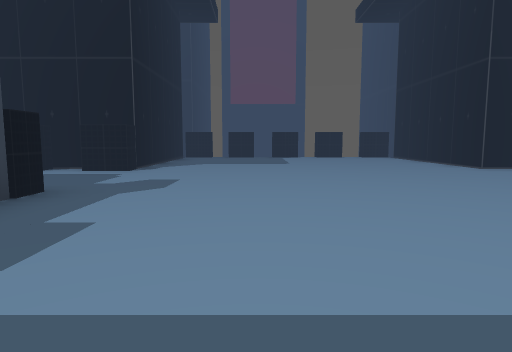
View 1 (above)

24 first-person views from a walk through a Unity game level. The camera is 1.3 m above the floor, tilts 6° down and sees 75° across. The floor is counted in squares, 2 m on a side. Each view is taken from the middle of a square. On the plan, view 1 faces up. The plan holds only what a view shows up to about 10 squares ahead; the rest is blank. The place goes on beyond the plan. Some animated figures are left out.

View 2
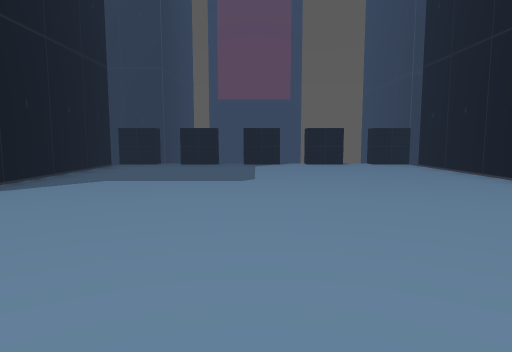

View 3
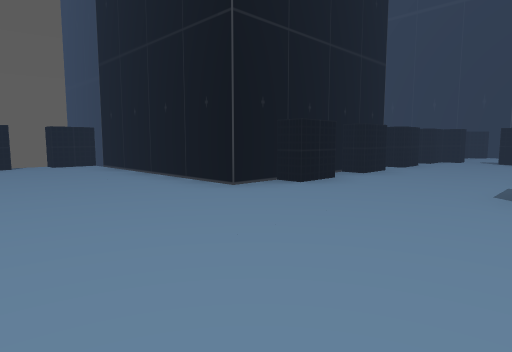

View 4
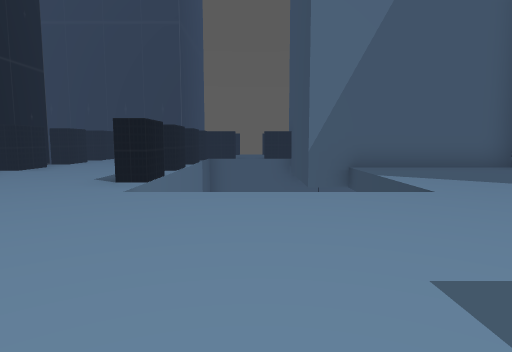

View 5
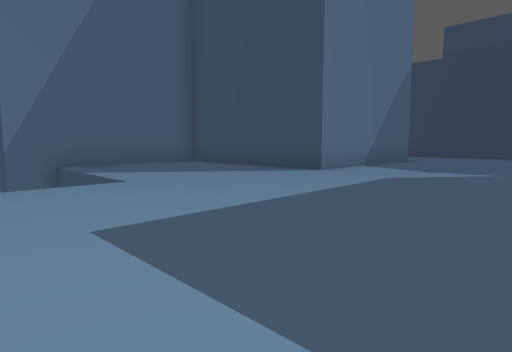

View 6
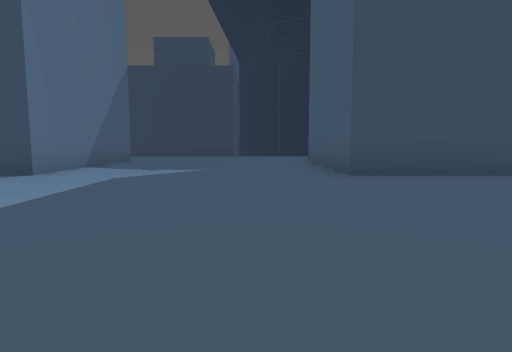

View 7
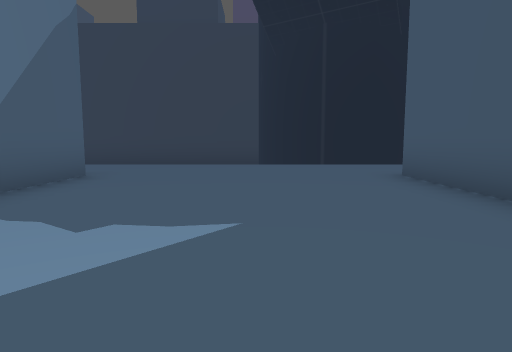

View 8
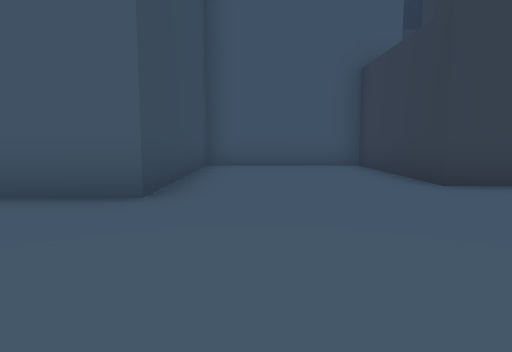

View 9
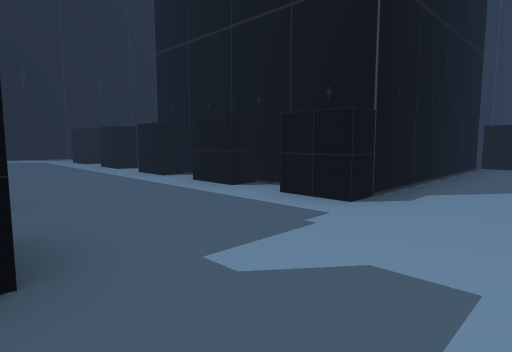

View 10
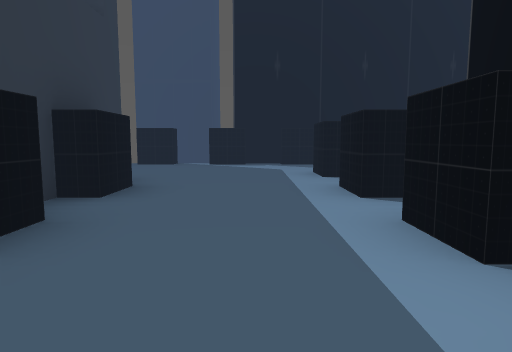

View 11
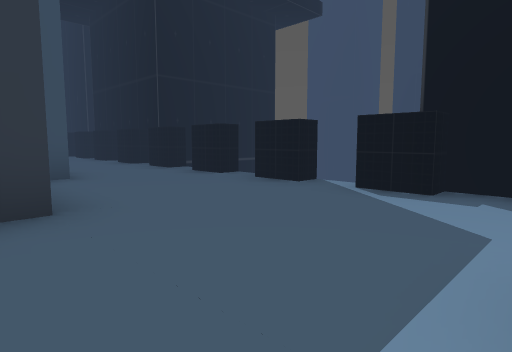

View 12
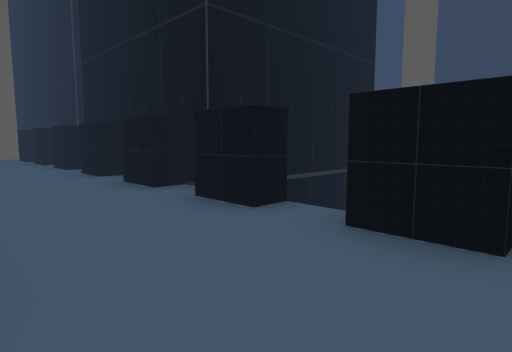

View 13
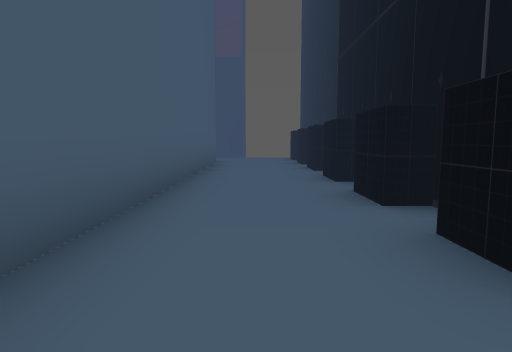

View 14
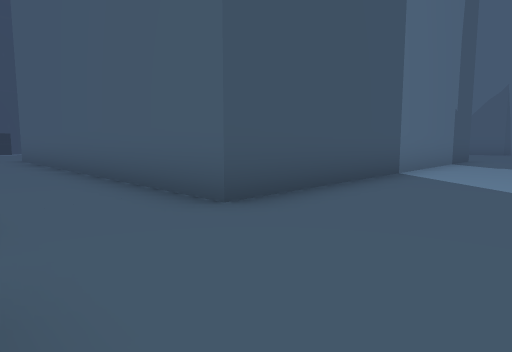

View 15
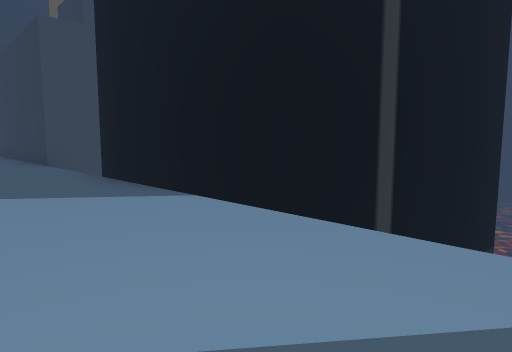

View 16
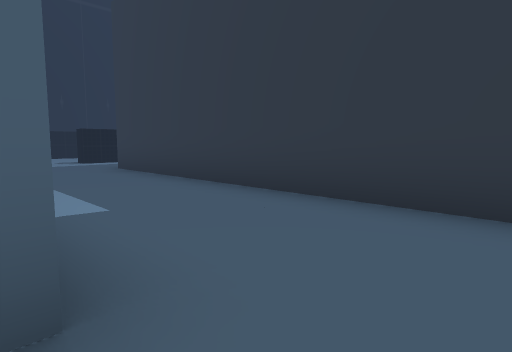

View 17
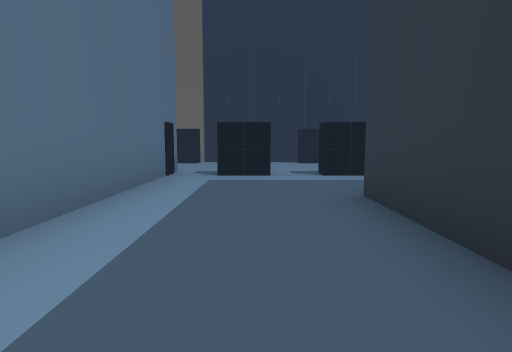

View 18
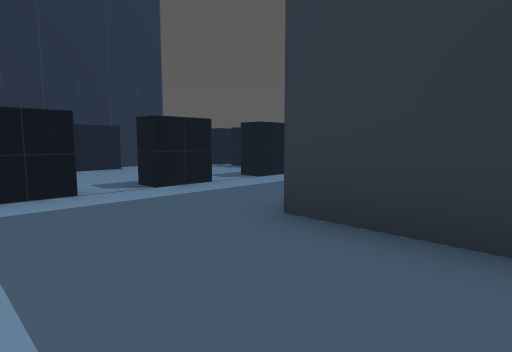

View 19
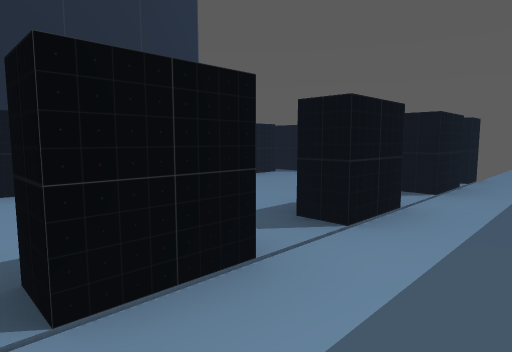

View 20
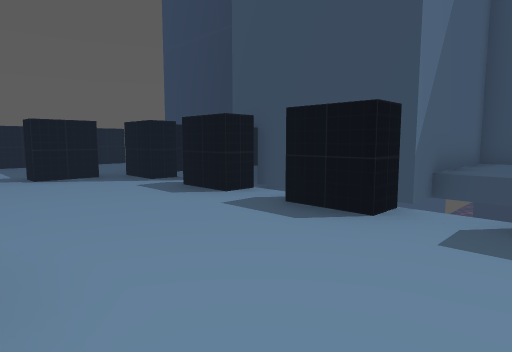

View 21
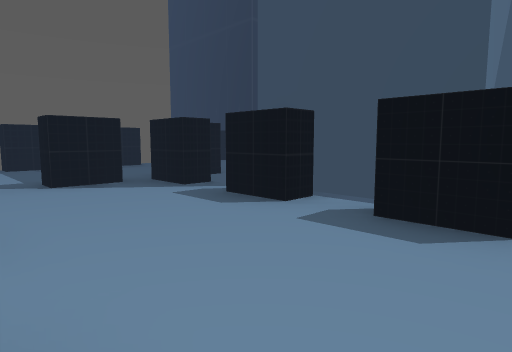

View 22
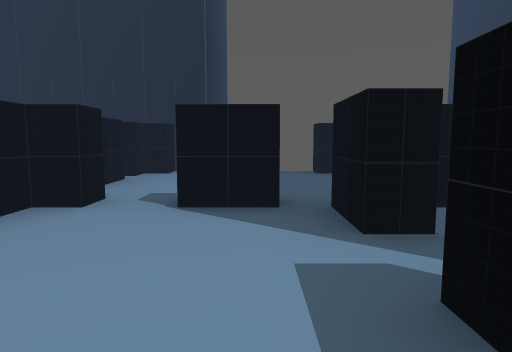

View 23
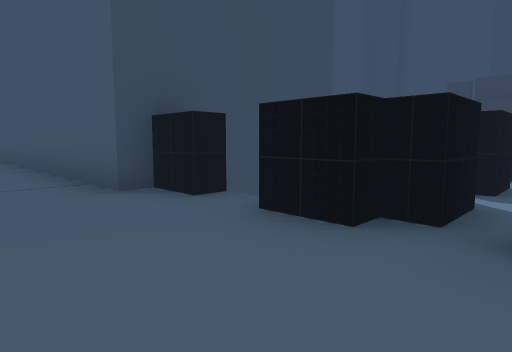

View 24
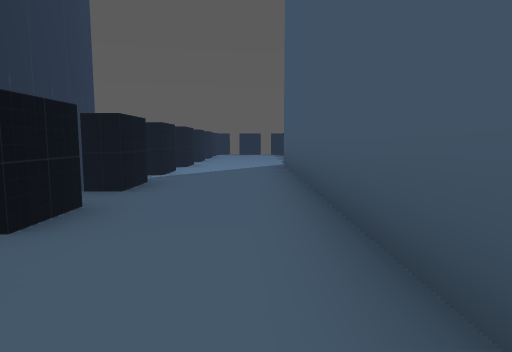

### Floor plan
Key: @ floor where view 1 was taken; # wall or solid block; x gap in a wall; . floor; v drop or lower ground.
Columns run from 17 left of view 1 to 17 right of it. Each row starts with its distance up from view 1.
 14                xx #v#vx
 13               x........
 12               #........#
 11               #........#
 10               #........#
  9               #........#
  8   #  xv x######........#####x # xx
  7   #............................#..#
  6   #................................
  5   #...........................#...#
  4    .....#.#  .#.........#.#.#.#....
  3   x....##      ........       x...#
  2    ....        ........       v...
  1   x....       #........   vvvv#...
  0    ...#   #####..@.....vvvx   ##.
 -1   x...#   #................#   #..
 -2 ###...#   #................#   #...
 -3   #...#   #................#   #..#
 -4   #...#   #................#   #...
 -5   #...#   ######......######   #..#
 -6   #...#        #......#        #...
 -7   #...#        #......#        #..#
 -8    ...#        #......#        #...
 -9   x...##########......#   ######..#
-10    ...........................##...
-11    ............................x..#
-12    ............................#...
-13            ###### ###########..x..#
-14           ##      #          ..#...
-15          v#                   .#..#
-16          ##                   .##.x
-17          #

Positions as (right, up) in squares from view 1, and headings:
1: (0, 0), facing up
2: (1, 4), facing up
3: (2, 4), facing up-right
4: (1, 2), facing right
5: (0, 2), facing down-right
6: (0, 2), facing down
7: (1, -3), facing down
8: (2, -3), facing left
9: (-1, 4), facing up-left
10: (-5, 6), facing left
11: (-10, 7), facing down-left
12: (-12, 2), facing down-left
13: (-13, 1), facing down
14: (-14, -12), facing up-right
15: (-9, -10), facing down-right
16: (3, -9), facing down-right
17: (7, -11), facing right
18: (9, -10), facing down-right
19: (12, -10), facing down-right
20: (7, 7), facing down-right
21: (8, 7), facing down-right
22: (10, 5), facing right
23: (16, 5), facing down-left
24: (15, 0), facing down
